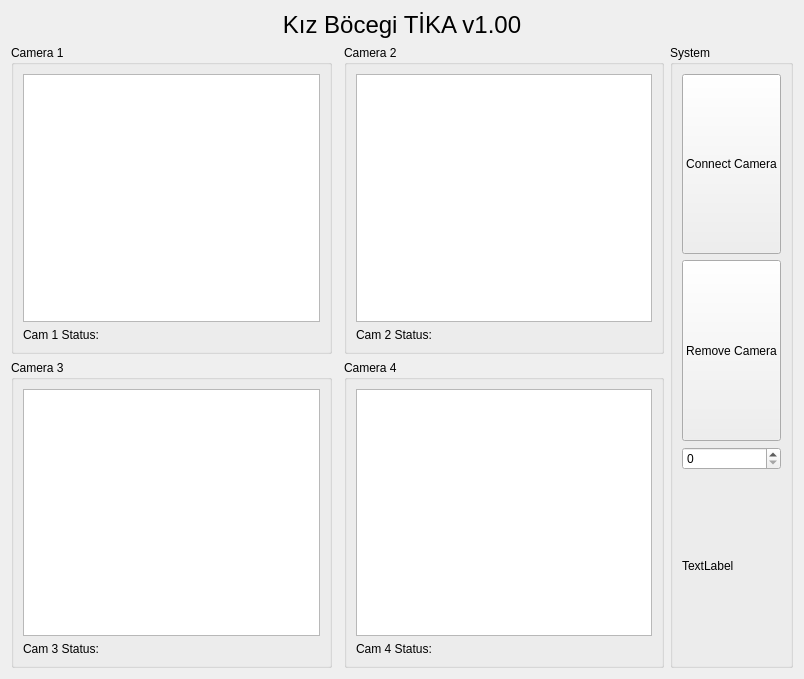
<?xml version="1.0" encoding="UTF-8"?>
<ui version="4.0">
 <class>Form</class>
 <widget class="QWidget" name="Form">
  <property name="geometry">
   <rect>
    <x>0</x>
    <y>0</y>
    <width>804</width>
    <height>679</height>
   </rect>
  </property>
  <property name="windowTitle">
   <string>Form</string>
  </property>
  <layout class="QGridLayout" name="gridLayout">
   <item row="1" column="2">
    <widget class="QGroupBox" name="groupBox_2">
     <property name="title">
      <string>Camera 2</string>
     </property>
     <layout class="QGridLayout" name="gridLayout_3">
      <item row="0" column="0">
       <widget class="Graphics_View" name="frame_2">
        <property name="verticalScrollBarPolicy">
         <enum>Qt::ScrollBarAlwaysOff</enum>
        </property>
        <property name="horizontalScrollBarPolicy">
         <enum>Qt::ScrollBarAlwaysOff</enum>
        </property>
        <property name="sceneRect">
         <rectf>
          <x>0.000000000000000</x>
          <y>0.000000000000000</y>
          <width>0.000000000000000</width>
          <height>0.000000000000000</height>
         </rectf>
        </property>
       </widget>
      </item>
      <item row="1" column="0">
       <widget class="QLabel" name="cam_2_status_label">
        <property name="text">
         <string>Cam 2 Status:</string>
        </property>
       </widget>
      </item>
     </layout>
    </widget>
   </item>
   <item row="2" column="2">
    <widget class="QGroupBox" name="groupBox_4">
     <property name="title">
      <string>Camera 4</string>
     </property>
     <layout class="QGridLayout" name="gridLayout_5">
      <item row="0" column="0">
       <widget class="Graphics_View" name="frame_4">
        <property name="verticalScrollBarPolicy">
         <enum>Qt::ScrollBarAlwaysOff</enum>
        </property>
        <property name="horizontalScrollBarPolicy">
         <enum>Qt::ScrollBarAlwaysOff</enum>
        </property>
        <property name="sceneRect">
         <rectf>
          <x>0.000000000000000</x>
          <y>0.000000000000000</y>
          <width>0.000000000000000</width>
          <height>0.000000000000000</height>
         </rectf>
        </property>
       </widget>
      </item>
      <item row="1" column="0">
       <widget class="QLabel" name="cam_4_status_label">
        <property name="text">
         <string>Cam 4 Status:</string>
        </property>
       </widget>
      </item>
     </layout>
    </widget>
   </item>
   <item row="2" column="0">
    <widget class="QGroupBox" name="groupBox_3">
     <property name="title">
      <string>Camera 3</string>
     </property>
     <layout class="QGridLayout" name="gridLayout_4">
      <item row="0" column="0">
       <widget class="Graphics_View" name="frame_3">
        <property name="verticalScrollBarPolicy">
         <enum>Qt::ScrollBarAlwaysOff</enum>
        </property>
        <property name="horizontalScrollBarPolicy">
         <enum>Qt::ScrollBarAlwaysOff</enum>
        </property>
        <property name="sceneRect">
         <rectf>
          <x>0.000000000000000</x>
          <y>0.000000000000000</y>
          <width>0.000000000000000</width>
          <height>0.000000000000000</height>
         </rectf>
        </property>
       </widget>
      </item>
      <item row="1" column="0">
       <widget class="QLabel" name="cam_3_status_label">
        <property name="text">
         <string>Cam 3 Status:</string>
        </property>
       </widget>
      </item>
     </layout>
    </widget>
   </item>
   <item row="1" column="0">
    <widget class="QGroupBox" name="groupBox">
     <property name="title">
      <string>Camera 1</string>
     </property>
     <layout class="QGridLayout" name="gridLayout_2">
      <item row="0" column="0">
       <widget class="Graphics_View" name="frame_1">
        <property name="verticalScrollBarPolicy">
         <enum>Qt::ScrollBarAlwaysOff</enum>
        </property>
        <property name="horizontalScrollBarPolicy">
         <enum>Qt::ScrollBarAlwaysOff</enum>
        </property>
        <property name="sceneRect">
         <rectf>
          <x>0.000000000000000</x>
          <y>0.000000000000000</y>
          <width>0.000000000000000</width>
          <height>0.000000000000000</height>
         </rectf>
        </property>
       </widget>
      </item>
      <item row="1" column="0">
       <widget class="QLabel" name="cam_1_status_label">
        <property name="text">
         <string>Cam 1 Status:</string>
        </property>
       </widget>
      </item>
     </layout>
    </widget>
   </item>
   <item row="0" column="0" colspan="4">
    <widget class="QLabel" name="label_title">
     <property name="font">
      <font>
       <pointsize>18</pointsize>
      </font>
     </property>
     <property name="text">
      <string>Kız Böcegi TİKA v1.00</string>
     </property>
     <property name="alignment">
      <set>Qt::AlignCenter</set>
     </property>
    </widget>
   </item>
   <item row="1" column="3" rowspan="2">
    <widget class="QGroupBox" name="groupBox_5">
     <property name="title">
      <string>System</string>
     </property>
     <layout class="QGridLayout" name="gridLayout_6">
      <item row="3" column="0">
       <widget class="QSpinBox" name="spinBox_Camera_Selector"/>
      </item>
      <item row="0" column="0">
       <widget class="QPushButton" name="connect_camera_button">
        <property name="sizePolicy">
         <sizepolicy hsizetype="Minimum" vsizetype="Minimum">
          <horstretch>0</horstretch>
          <verstretch>0</verstretch>
         </sizepolicy>
        </property>
        <property name="text">
         <string>Connect Camera</string>
        </property>
       </widget>
      </item>
      <item row="4" column="0">
       <widget class="QLabel" name="label_memory">
        <property name="text">
         <string>TextLabel</string>
        </property>
       </widget>
      </item>
      <item row="1" column="0">
       <widget class="QPushButton" name="remove_camera_button">
        <property name="sizePolicy">
         <sizepolicy hsizetype="Minimum" vsizetype="Minimum">
          <horstretch>0</horstretch>
          <verstretch>0</verstretch>
         </sizepolicy>
        </property>
        <property name="text">
         <string>Remove Camera</string>
        </property>
       </widget>
      </item>
     </layout>
    </widget>
   </item>
  </layout>
 </widget>
 <customwidgets>
  <customwidget>
   <class>Graphics_View</class>
   <extends>QGraphicsView</extends>
   <header location="global">main_window_constructor</header>
  </customwidget>
 </customwidgets>
 <resources/>
 <connections/>
</ui>
